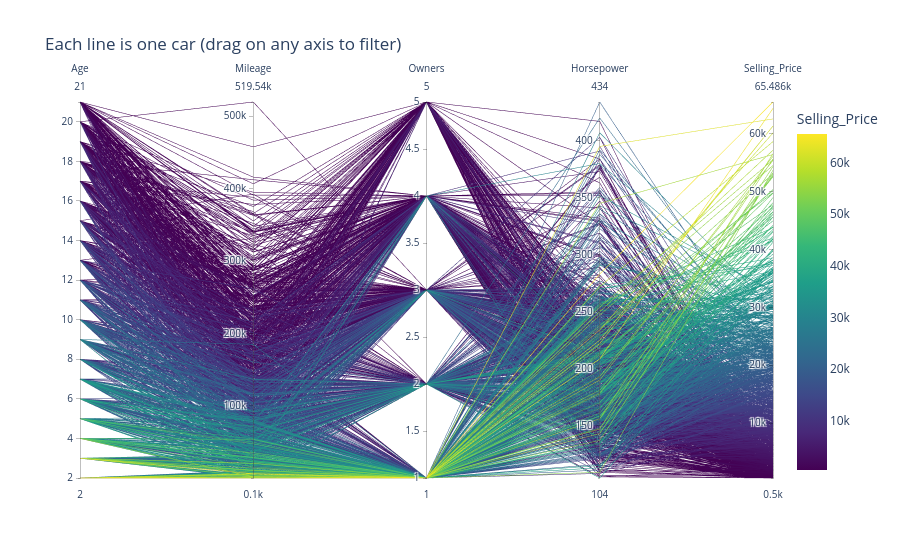

Here is the notebook cell this chart was saved with:
### Markdown cell above
Parallel Coordinates

### Code cell
pc = df_clean.sample(1500, random_state=42)

fig = px.parallel_coordinates(
    pc, dimensions=["Age", "Mileage", "Owners", "Horsepower", "Selling_Price"],
    color="Selling_Price", color_continuous_scale=px.colors.sequential.Viridis,
    title="Each line is one car (drag on any axis to filter)")
fig.show()

### Figure 1 — Plotly figure (JSON) as saved in the notebook; plotly's stock layout.template omitted (floating-point values rounded to 4 significant figures; data arrays with more than 128 entries replaced by an {"elided": "..."} marker saying what was removed)
{"data": [{"dimensions": [{"label": "Age", "values": {"elided": "1500 int values"}}, {"label": "Mileage", "values": {"elided": "1500 int values"}}, {"label": "Owners", "values": {"elided": "1500 int values"}}, {"label": "Horsepower", "values": {"elided": "1500 float values"}}, {"label": "Selling_Price", "values": {"elided": "1500 int values"}}], "domain": {"x": [0, 1], "y": [0, 1]}, "line": {"color": {"elided": "1500 int values"}, "coloraxis": "coloraxis"}, "name": "", "type": "parcoords"}], "layout": {"coloraxis": {"autocolorscale": false, "colorbar": {"title": {"text": "Selling_Price"}}, "colorscale": [[0, "#440154"], [0.1111, "#482878"], [0.2222, "#3e4989"], [0.3333, "#31688e"], [0.4444, "#26828e"], [0.5556, "#1f9e89"], [0.6667, "#35b779"], [0.7778, "#6ece58"], [0.8889, "#b5de2b"], [1, "#fde725"]]}, "legend": {"tracegroupgap": 0}, "title": {"text": "Each line is one car (drag on any axis to filter)"}}}
